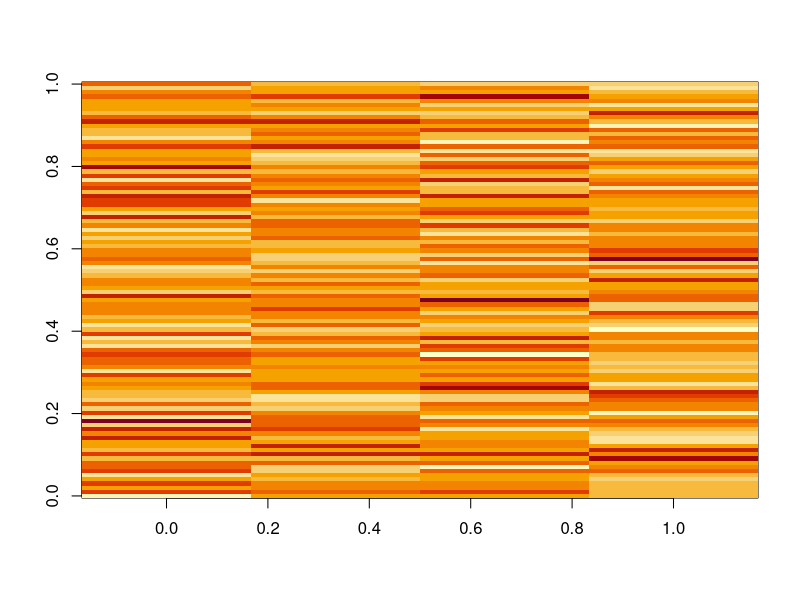
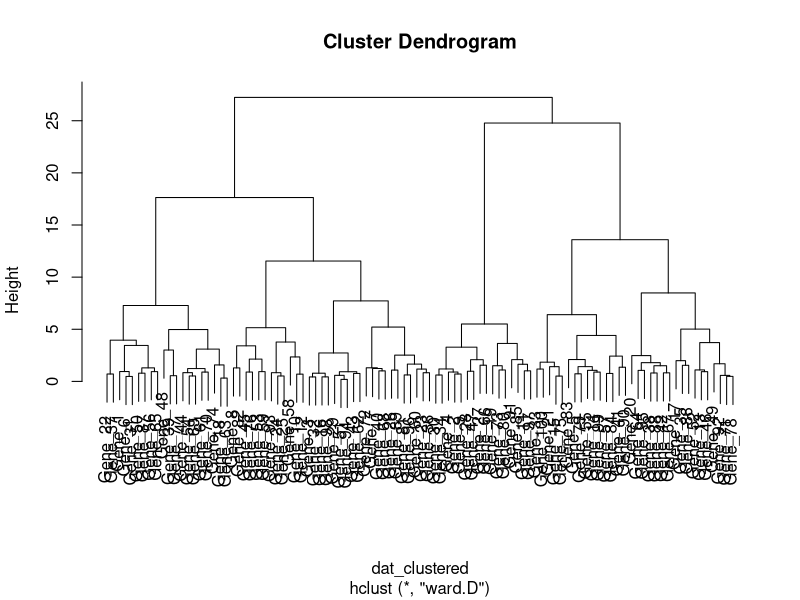
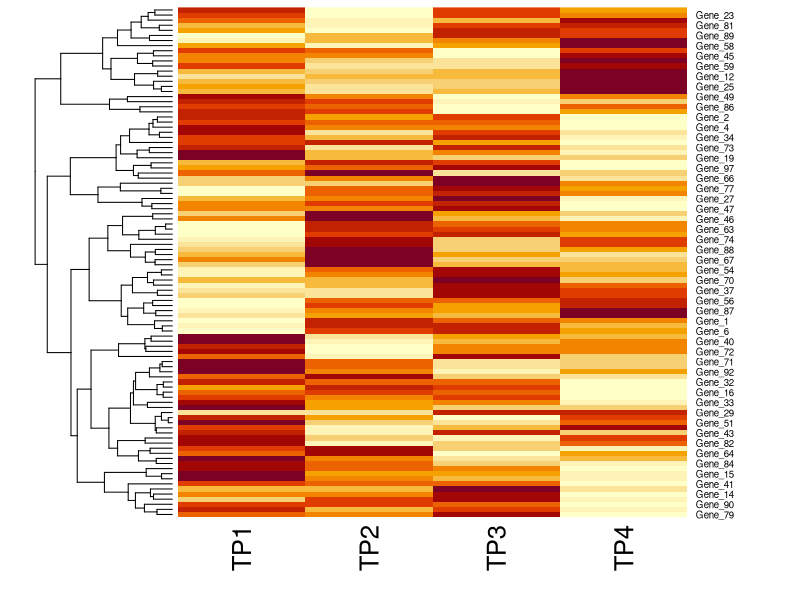

Recreate these plots in R, in order.
library(tidyverse)
library(patchwork)
library(ggdendro)
library(cowplot)

# Generate some fake data. 
# 100 genes, 4 time points

genes <- 100
stuff <- matrix(rnorm(4*genes), nrow = genes)

colnames(stuff) <- sprintf("TP%s", 1:4)
rownames(stuff) <- sprintf("Gene_%s", 1:genes)

image(t(stuff))


# Make a super simple heatmap


pdf(file = "base-method.pdf", height = 14, width =8)
heatmap(stuff, Colv = NA)
dev.off()


# If you want to get fancy and have more control:

# Cluster the data
dat_clustered <- dist(stuff, method = "euclidean")


# Hierarchical clusters and then extract the order.
dat_clust <- hclust( dat_clustered, method = "ward.D" )

plot(dat_clust)

# Now advanced plotting ------------------------------------------
# gently modified from https://stackoverflow.com/a/42379926/7023826
# Turn your matrix into a dataframe or easier manipulation
sample_names <- colnames(stuff)

# Obtain the dendrogram
dend <- as.dendrogram(dat_clust)

dend_data <- dendro_data(dend)

# Setup the data, so that the layout is inverted (this is more 
# "clear" than simply using coord_flip())
segment_data <- with(
    segment(dend_data), 
    data.frame(x = y, y = x, xend = yend, yend = xend))
# Use the dendrogram label data to position the gene labels
gene_pos_table <- with(
    dend_data$labels, 
    data.frame(y_center = x, gene = as.character(label), height = 1))

# Table to position the samples
sample_pos_table <- data.frame(sample = sample_names)|>
    mutate(x_center = (1:n()), 
           width = 1)

# Neglecting the gap parameters
heatmap_data <- stuff|> 
    as.data.frame() |>
    rownames_to_column("gene") |>
    gather(sample, expr,-gene)|>
    left_join(gene_pos_table)|>
    left_join(sample_pos_table)

# Limits for the vertical axes
gene_axis_limits <- with(
    gene_pos_table, 
    c(min(y_center - 0.5 * height), max(y_center + 0.5 * height))
) + 
    0.1 * c(-1, 1) # extra spacing: 0.1

# Heatmap plot
plt_hmap <- ggplot(heatmap_data, 
                   aes(x = x_center, y = y_center, fill = expr, 
                       height = height, width = width)) + 
    geom_tile() +
    scale_fill_gradient2("expr", high = "darkred", low = "darkblue") +
    scale_x_continuous(breaks = sample_pos_table$x_center, 
                       labels = sample_pos_table$sample, 
                       expand = c(0, 0)) + 
    # For the y axis, alternatively set the labels as: gene_position_table$gene
    scale_y_continuous(breaks = gene_pos_table[, "y_center"], 
                       labels = rep("", nrow(gene_pos_table)),
                       limits = gene_axis_limits, 
                       expand = c(0, 0)) + 
    labs(x = "Sample", y = "") +
    theme_bw() +
    theme(# margin: top, right, bottom, and left
          plot.margin = unit(c(1, 0.2, 0.2, -0.7), "cm"), 
          panel.grid.minor = element_blank(), axis.ticks.y = element_blank())

# Dendrogram plot
plt_dendr <- ggplot(segment_data) + 
    geom_segment(aes(x = x, y = y, xend = xend, yend = yend)) + 
    scale_x_reverse(expand = c(0, 0.5)) + 
    scale_y_continuous(breaks = gene_pos_table$y_center, 
                       labels = gene_pos_table$gene, 
                       limits = gene_axis_limits, 
                       expand = c(0, 0)) + 
    labs(x = "Distance", y = "", colour = "", size = "") +
    theme_bw() + 
    theme(panel.grid.minor = element_blank())

library(patchwork)

final_fig <- plt_dendr+ plt_hmap +plot_layout(widths = c(.2,.8))


cowplot::ggsave2("ggplot-method.pdf", height = 14, width = 8.5)
